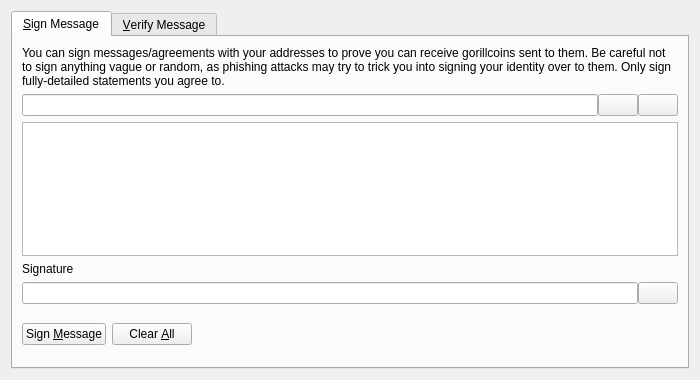
<?xml version="1.0" encoding="UTF-8"?>
<ui version="4.0">
 <class>SignVerifyMessageDialog</class>
 <widget class="QDialog" name="SignVerifyMessageDialog">
  <property name="geometry">
   <rect>
    <x>0</x>
    <y>0</y>
    <width>700</width>
    <height>380</height>
   </rect>
  </property>
  <property name="windowTitle">
   <string>Signatures - Sign / Verify a Message</string>
  </property>
  <property name="modal">
   <bool>true</bool>
  </property>
  <layout class="QVBoxLayout" name="verticalLayout">
   <item>
    <widget class="QTabWidget" name="tabWidget">
     <property name="currentIndex">
      <number>0</number>
     </property>
     <widget class="QWidget" name="tabSignMessage">
      <attribute name="title">
       <string>&amp;Sign Message</string>
      </attribute>
      <layout class="QVBoxLayout" name="verticalLayout_SM">
       <item>
        <widget class="QLabel" name="infoLabel_SM">
         <property name="text">
          <string>You can sign messages/agreements with your addresses to prove you can receive gorillcoins sent to them. Be careful not to sign anything vague or random, as phishing attacks may try to trick you into signing your identity over to them. Only sign fully-detailed statements you agree to.</string>
         </property>
         <property name="textFormat">
          <enum>Qt::PlainText</enum>
         </property>
         <property name="wordWrap">
          <bool>true</bool>
         </property>
        </widget>
       </item>
       <item>
        <layout class="QHBoxLayout" name="horizontalLayout_1_SM">
         <property name="spacing">
          <number>0</number>
         </property>
         <item>
          <widget class="QValidatedLineEdit" name="addressIn_SM">
           <property name="toolTip">
            <string>The gorillcoin address to sign the message with</string>
           </property>
          </widget>
         </item>
         <item>
          <widget class="QPushButton" name="addressBookButton_SM">
           <property name="toolTip">
            <string>Choose previously used address</string>
           </property>
           <property name="text">
            <string/>
           </property>
           <property name="icon">
            <iconset resource="../bitcoin.qrc">
             <normaloff>:/icons/address-book</normaloff>:/icons/address-book</iconset>
           </property>
           <property name="shortcut">
            <string>Alt+A</string>
           </property>
           <property name="autoDefault">
            <bool>false</bool>
           </property>
          </widget>
         </item>
         <item>
          <widget class="QPushButton" name="pasteButton_SM">
           <property name="toolTip">
            <string>Paste address from clipboard</string>
           </property>
           <property name="text">
            <string/>
           </property>
           <property name="icon">
            <iconset resource="../bitcoin.qrc">
             <normaloff>:/icons/editpaste</normaloff>:/icons/editpaste</iconset>
           </property>
           <property name="shortcut">
            <string>Alt+P</string>
           </property>
           <property name="autoDefault">
            <bool>false</bool>
           </property>
          </widget>
         </item>
        </layout>
       </item>
       <item>
        <widget class="QPlainTextEdit" name="messageIn_SM">
         <property name="toolTip">
          <string>Enter the message you want to sign here</string>
         </property>
        </widget>
       </item>
       <item>
        <widget class="QLabel" name="signatureLabel_SM">
         <property name="text">
          <string>Signature</string>
         </property>
         <property name="textFormat">
          <enum>Qt::PlainText</enum>
         </property>
        </widget>
       </item>
       <item>
        <layout class="QHBoxLayout" name="horizontalLayout_2_SM">
         <property name="spacing">
          <number>0</number>
         </property>
         <item>
          <widget class="QLineEdit" name="signatureOut_SM">
           <property name="font">
            <font>
             <italic>true</italic>
            </font>
           </property>
           <property name="readOnly">
            <bool>true</bool>
           </property>
          </widget>
         </item>
         <item>
          <widget class="QPushButton" name="copySignatureButton_SM">
           <property name="toolTip">
            <string>Copy the current signature to the system clipboard</string>
           </property>
           <property name="text">
            <string/>
           </property>
           <property name="icon">
            <iconset resource="../bitcoin.qrc">
             <normaloff>:/icons/editcopy</normaloff>:/icons/editcopy</iconset>
           </property>
           <property name="autoDefault">
            <bool>false</bool>
           </property>
          </widget>
         </item>
        </layout>
       </item>
       <item>
        <layout class="QHBoxLayout" name="horizontalLayout_3_SM">
         <item>
          <widget class="QPushButton" name="signMessageButton_SM">
           <property name="toolTip">
            <string>Sign the message to prove you own this gorillcoin address</string>
           </property>
           <property name="text">
            <string>Sign &amp;Message</string>
           </property>
           <property name="icon">
            <iconset resource="../bitcoin.qrc">
             <normaloff>:/icons/edit</normaloff>:/icons/edit</iconset>
           </property>
           <property name="autoDefault">
            <bool>false</bool>
           </property>
          </widget>
         </item>
         <item>
          <widget class="QPushButton" name="clearButton_SM">
           <property name="toolTip">
            <string>Reset all sign message fields</string>
           </property>
           <property name="text">
            <string>Clear &amp;All</string>
           </property>
           <property name="icon">
            <iconset resource="../bitcoin.qrc">
             <normaloff>:/icons/remove</normaloff>:/icons/remove</iconset>
           </property>
           <property name="autoDefault">
            <bool>false</bool>
           </property>
          </widget>
         </item>
         <item>
          <spacer name="horizontalSpacer_1_SM">
           <property name="orientation">
            <enum>Qt::Horizontal</enum>
           </property>
           <property name="sizeHint" stdset="0">
            <size>
             <width>40</width>
             <height>48</height>
            </size>
           </property>
          </spacer>
         </item>
         <item>
          <widget class="QLabel" name="statusLabel_SM">
           <property name="font">
            <font>
             <weight>75</weight>
             <bold>true</bold>
            </font>
           </property>
           <property name="text">
            <string/>
           </property>
           <property name="wordWrap">
            <bool>true</bool>
           </property>
          </widget>
         </item>
         <item>
          <spacer name="horizontalSpacer_2_SM">
           <property name="orientation">
            <enum>Qt::Horizontal</enum>
           </property>
           <property name="sizeHint" stdset="0">
            <size>
             <width>40</width>
             <height>48</height>
            </size>
           </property>
          </spacer>
         </item>
        </layout>
       </item>
      </layout>
     </widget>
     <widget class="QWidget" name="tabVerifyMessage">
      <attribute name="title">
       <string>&amp;Verify Message</string>
      </attribute>
      <layout class="QVBoxLayout" name="verticalLayout_VM">
       <item>
        <widget class="QLabel" name="infoLabel_VM">
         <property name="text">
          <string>Enter the receiver's address, message (ensure you copy line breaks, spaces, tabs, etc. exactly) and signature below to verify the message. Be careful not to read more into the signature than what is in the signed message itself, to avoid being tricked by a man-in-the-middle attack. Note that this only proves the signing party receives with the address, it cannot prove sendership of any transaction!</string>
         </property>
         <property name="textFormat">
          <enum>Qt::PlainText</enum>
         </property>
         <property name="alignment">
          <set>Qt::AlignLeading|Qt::AlignLeft|Qt::AlignTop</set>
         </property>
         <property name="wordWrap">
          <bool>true</bool>
         </property>
        </widget>
       </item>
       <item>
        <layout class="QHBoxLayout" name="horizontalLayout_1_VM">
         <property name="spacing">
          <number>0</number>
         </property>
         <item>
          <widget class="QValidatedLineEdit" name="addressIn_VM">
           <property name="toolTip">
            <string>The gorillcoin address the message was signed with</string>
           </property>
          </widget>
         </item>
         <item>
          <widget class="QPushButton" name="addressBookButton_VM">
           <property name="toolTip">
            <string>Choose previously used address</string>
           </property>
           <property name="text">
            <string/>
           </property>
           <property name="icon">
            <iconset resource="../bitcoin.qrc">
             <normaloff>:/icons/address-book</normaloff>:/icons/address-book</iconset>
           </property>
           <property name="shortcut">
            <string>Alt+A</string>
           </property>
           <property name="autoDefault">
            <bool>false</bool>
           </property>
          </widget>
         </item>
        </layout>
       </item>
       <item>
        <widget class="QPlainTextEdit" name="messageIn_VM"/>
       </item>
       <item>
        <widget class="QValidatedLineEdit" name="signatureIn_VM"/>
       </item>
       <item>
        <layout class="QHBoxLayout" name="horizontalLayout_2_VM">
         <item>
          <widget class="QPushButton" name="verifyMessageButton_VM">
           <property name="toolTip">
            <string>Verify the message to ensure it was signed with the specified gorillcoin address</string>
           </property>
           <property name="text">
            <string>Verify &amp;Message</string>
           </property>
           <property name="icon">
            <iconset resource="../bitcoin.qrc">
             <normaloff>:/icons/transaction_0</normaloff>:/icons/transaction_0</iconset>
           </property>
           <property name="autoDefault">
            <bool>false</bool>
           </property>
          </widget>
         </item>
         <item>
          <widget class="QPushButton" name="clearButton_VM">
           <property name="toolTip">
            <string>Reset all verify message fields</string>
           </property>
           <property name="text">
            <string>Clear &amp;All</string>
           </property>
           <property name="icon">
            <iconset resource="../bitcoin.qrc">
             <normaloff>:/icons/remove</normaloff>:/icons/remove</iconset>
           </property>
           <property name="autoDefault">
            <bool>false</bool>
           </property>
          </widget>
         </item>
         <item>
          <spacer name="horizontalSpacer_1_VM">
           <property name="orientation">
            <enum>Qt::Horizontal</enum>
           </property>
           <property name="sizeHint" stdset="0">
            <size>
             <width>40</width>
             <height>48</height>
            </size>
           </property>
          </spacer>
         </item>
         <item>
          <widget class="QLabel" name="statusLabel_VM">
           <property name="font">
            <font>
             <weight>75</weight>
             <bold>true</bold>
            </font>
           </property>
           <property name="text">
            <string/>
           </property>
           <property name="wordWrap">
            <bool>true</bool>
           </property>
          </widget>
         </item>
         <item>
          <spacer name="horizontalSpacer_2_VM">
           <property name="orientation">
            <enum>Qt::Horizontal</enum>
           </property>
           <property name="sizeHint" stdset="0">
            <size>
             <width>40</width>
             <height>48</height>
            </size>
           </property>
          </spacer>
         </item>
        </layout>
       </item>
      </layout>
     </widget>
    </widget>
   </item>
  </layout>
 </widget>
 <customwidgets>
  <customwidget>
   <class>QValidatedLineEdit</class>
   <extends>QLineEdit</extends>
   <header>qvalidatedlineedit.h</header>
  </customwidget>
 </customwidgets>
 <resources>
  <include location="../bitcoin.qrc"/>
 </resources>
 <connections/>
</ui>
